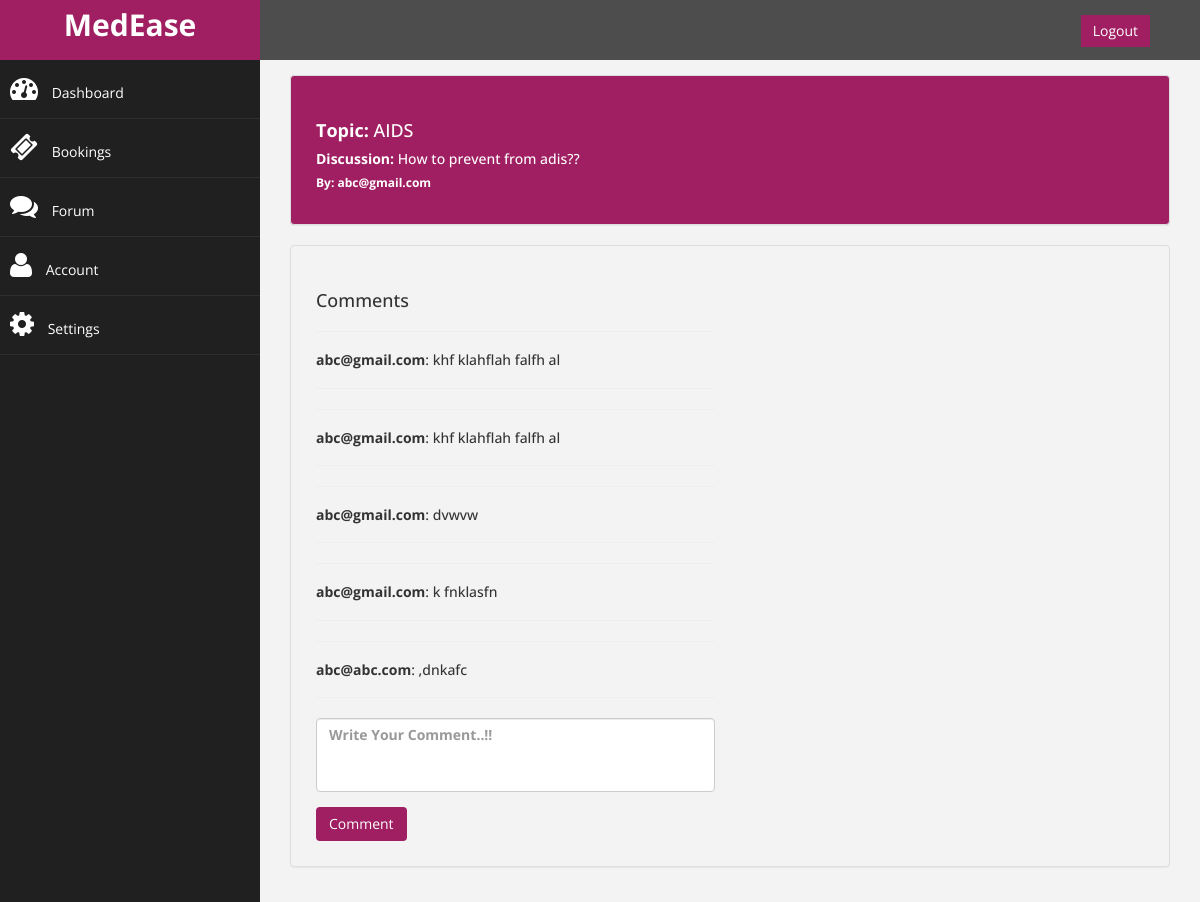
Screenshot of /admin/comment.php?q=8 (signed in) with the database file from the repository.
### tables this page shows
CREATE TABLE `forum` (
  `id` int(10) NOT NULL,
  `uid` varchar(30) NOT NULL,
  `topic` varchar(100) NOT NULL,
  `discussion` varchar(500) NOT NULL
);

CREATE TABLE `comments` (
  `id` int(10) NOT NULL,
  `fid` varchar(10) NOT NULL,
  `uid` varchar(30) NOT NULL,
  `comment` varchar(100) NOT NULL
);

### admin/comment.php (the view, shortened to what this page needs)
<?php
include("header.php");
$id=$_GET['q'];
$conn = new mysqli("localhost", "root", "", "medease");
$query = "SELECT * FROM forum  WHERE id='$id'";
$result = mysqli_query($conn,$query);
$qry = "SELECT * FROM comments WHERE fid='$id'";
$rslt = mysqli_query($conn,$qry);
?>
               <div class="row">
                <div class="col-md-12">
                    <div class="panel panel-default" style="padding:10px;color:white;background-color:#a01f62;">
                        <div class="panel-body">
                            <div class="row">
                                <div class="col-md-12">
                                  				<?php
					while($row = mysqli_fetch_array($result)){
								echo "<h4><b>Topic:</b> " . $row['topic'] . "</h4>
                <h5><b>Discussion:</b> " . $row['discussion'] . "</h5>
				<h6><b>By:<b> " . $row['uid'] . "</h6>
					";
						}
				?>
				</div>
							</div>
						</div>
                </div>
            </div>
    </div>
	 <div class="row">
                <div class="col-md-12">
                    <div class="panel panel-default" style="padding:10px;background-color:transparent;">
                        <div class="panel-body">
                            <div class="row">
                                <div class="col-md-6">
								<h4>Comments</h4>
				           				<?php
					while($r = mysqli_fetch_array($rslt)){
								echo "<hr><h5> <b> " . $r['uid'] . "</b>:  " . $r['comment'] . " </h5><hr>
					";
						}
				?>
				<form role="form" method="GET" action="comment.php">
                                        <div class="form-group">
                                            <textarea class="form-control" style="resize: none;" name="comment" rows="3" required="" placeholder="Write Your Comment..!!"></textarea>
                                        </div>
                                        <button type="submit" class="btn"  name="SubmitButton" style="background-color:#a01f62;color:white;">Comment</button>
									</form>
								</div>
							</div>
						</div>
                </div>
            </div>
    </div>
           <?php
include("footer.php");
?>

### admin/assets/css/custom.css (style rules this page uses)
body { font-family: 'Open Sans', sans-serif; }
h4 { padding-top:10px; }

### rows the page displays
forum: topic "AIDS", discussion "How to prevent from adis??", uid "abc@gmail.com"
comments: uid "abc@gmail.com", comment "khf klahflah falfh al"
comments: uid "abc@gmail.com", comment "khf klahflah falfh al"
comments: uid "abc@gmail.com", comment "dvwvw"
comments: uid "abc@gmail.com", comment "k fnklasfn"
comments: uid "abc@abc.com", comment ",dnkafc"
